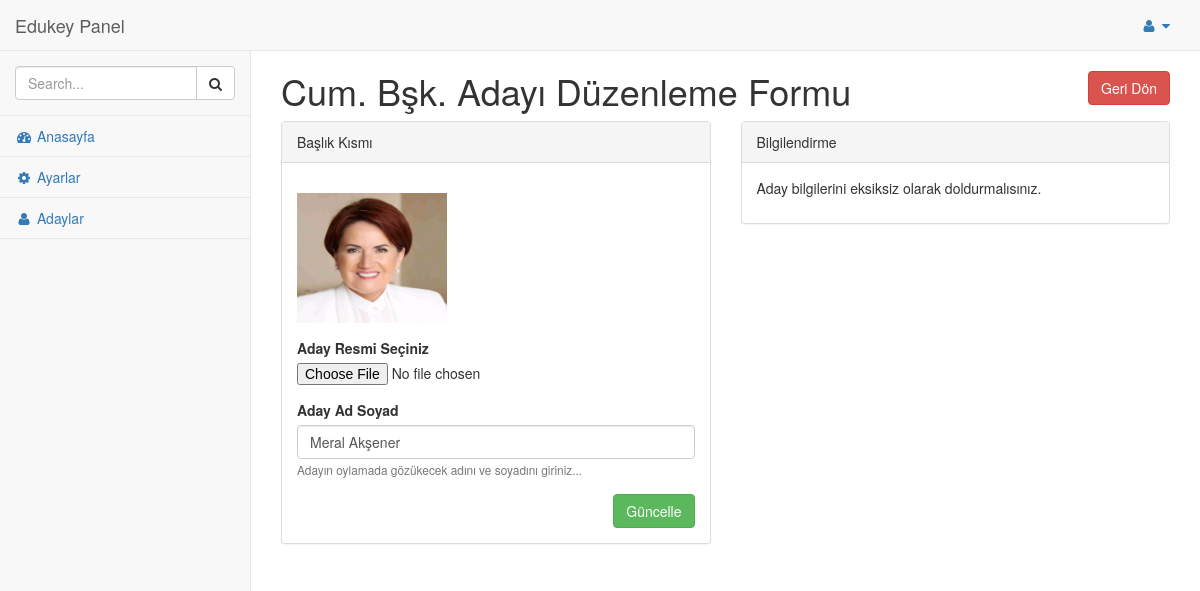
The page /nedmin/pages/aday-duzenle.php?cbaday_id=8 (signed in) on the database its author committed.
### tables this page shows
CREATE TABLE `cbaday` (
  `cbaday_id` int(11) NOT NULL,
  `cbaday_adsoyad` varchar(50) NOT NULL,
  `cbaday_resimyol` varchar(250) NOT NULL,
  `aday_sira` int(2) NOT NULL
);

### nedmin/pages/aday-duzenle.php (the view, shortened to what this page needs)
<?php
require_once 'header.php';
$cbadaysor=$db->prepare("SELECT * FROM cbaday where cbaday_id=:id");
$cbadaysor->execute(array(
'id' => htmlspecialchars($_GET['cbaday_id'])
));
$adaycek=$cbadaysor->fetch(PDO::FETCH_ASSOC);
   ?>
   <div id="page-wrapper">
    <div class="row">
        <div class="col-lg-9">
            <h1 >Cum. Bşk. Adayı Düzenleme Formu </h1>
        </div>
        <div style="margin-top:20px;" class="col-lg-3" align="right">
         <a href="adaylar.php"> <button class="btn btn-danger">Geri Dön</button></a>
     </div>
 </div>
 <div class="row">
   <div class="col-md-6">
    <div class="panel panel-default">
        <div class="panel-heading">
           Başlık Kısmı
       </div>
       <div class="panel-body">
        <form id="uploadform" method="POST" enctype="multipart/form-data">
        <div class="form-group">
            <div><img id="adayresim" src="../../<?php echo $adaycek['cbaday_resimyol'] ?>" width="150" height="130"></div>
        </div>
        <div class="form-group">
            <label >Aday Resmi Seçiniz</label>
            <input id="file" type="file" name="file" class="form-control-file" >
        </div>
        <div class="form-group">
            <label >Aday Ad Soyad</label>
            <input type="text" class="form-control" name="cbaday_adsoyad"  value="<?php echo $adaycek['cbaday_adsoyad'] ?>">
            <small  class="form-text text-muted">Adayın oylamada gözükecek adını ve soyadını giriniz...</small>
        </div>
        <div align="right">
            <button class="btn btn-success">Güncelle</button>
        </div>
    </form>
</div>
</div>
</div>
<div class="col-md-6">
    <div class="panel panel-default">
        <div class="panel-heading">
            Bilgilendirme
        </div>
        <div class="panel-body">
           <p>Aday bilgilerini eksiksiz olarak doldurmalısınız.</p>
       </div>
   </div>
</div>
</div>
</div>
<?php require_once 'footer.php' ?>

### rows shown on the page
cbaday: cbaday_resimyol (picture), cbaday_adsoyad "Meral Akşener"
